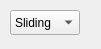
<?xml version="1.0" encoding="UTF-8"?>
<ui version="4.0">
 <class>photosSettings</class>
 <widget class="QWidget" name="photosSettings">
  <property name="geometry">
   <rect>
    <x>0</x>
    <y>0</y>
    <width>101</width>
    <height>49</height>
   </rect>
  </property>
  <property name="windowTitle">
   <string>Form</string>
  </property>
  <widget class="QComboBox" name="comboBox">
   <property name="geometry">
    <rect>
     <x>10</x>
     <y>10</y>
     <width>70</width>
     <height>25</height>
    </rect>
   </property>
   <item>
    <property name="text">
     <string>Sliding</string>
    </property>
   </item>
  </widget>
 </widget>
 <resources/>
 <connections/>
</ui>
